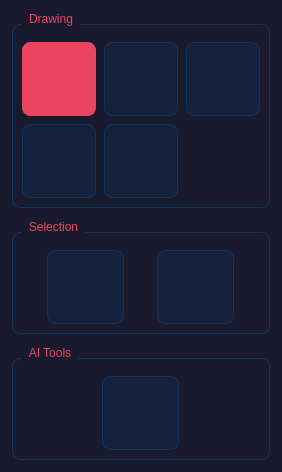
<?xml version="1.0" encoding="UTF-8"?>
<ui version="4.0">
 <class>ToolsDock</class>
 <widget class="QWidget" name="ToolsDock">
  <property name="geometry">
   <rect>
    <x>0</x>
    <y>0</y>
    <width>200</width>
    <height>400</height>
   </rect>
  </property>
  <property name="styleSheet">
   <string notr="true">
QWidget {
    background-color: #1a1a2e;
    color: #e8e8e8;
}
QToolButton {
    background-color: #16213e;
    border: 1px solid #0f3460;
    border-radius: 8px;
    padding: 12px;
    min-width: 48px;
    min-height: 48px;
}
QToolButton:hover {
    background-color: #0f3460;
    border-color: #e94560;
}
QToolButton:checked {
    background-color: #e94560;
    border-color: #e94560;
}
QToolButton:pressed {
    background-color: #c73e54;
}
QLabel {
    color: #888;
    font-size: 11px;
}
QGroupBox {
    border: 1px solid #0f3460;
    border-radius: 8px;
    margin-top: 12px;
    padding-top: 8px;
}
QGroupBox::title {
    subcontrol-origin: margin;
    left: 10px;
    padding: 0 5px;
    color: #e94560;
}
   </string>
  </property>
  <layout class="QVBoxLayout" name="verticalLayout">
   <property name="spacing">
    <number>12</number>
   </property>
   <property name="leftMargin">
    <number>12</number>
   </property>
   <property name="topMargin">
    <number>12</number>
   </property>
   <property name="rightMargin">
    <number>12</number>
   </property>
   <property name="bottomMargin">
    <number>12</number>
   </property>
   <item>
    <widget class="QGroupBox" name="groupDrawing">
     <property name="title">
      <string>Drawing</string>
     </property>
     <layout class="QGridLayout" name="gridLayout">
      <property name="spacing">
       <number>8</number>
      </property>
      <item row="0" column="0">
       <widget class="QToolButton" name="btnBrush">
        <property name="toolTip">
         <string>Brush (B)</string>
        </property>
        <property name="icon">
         <iconset resource="../icons.qrc">
          <normaloff>:/icons/icons/brush.svg</normaloff>:/icons/icons/brush.svg</iconset>
        </property>
        <property name="iconSize">
         <size>
          <width>24</width>
          <height>24</height>
         </size>
        </property>
        <property name="checkable">
         <bool>true</bool>
        </property>
        <property name="checked">
         <bool>true</bool>
        </property>
        <property name="autoExclusive">
         <bool>true</bool>
        </property>
       </widget>
      </item>
      <item row="0" column="1">
       <widget class="QToolButton" name="btnPencil">
        <property name="toolTip">
         <string>Pencil (P)</string>
        </property>
        <property name="icon">
         <iconset resource="../icons.qrc">
          <normaloff>:/icons/icons/pencil.svg</normaloff>:/icons/icons/pencil.svg</iconset>
        </property>
        <property name="iconSize">
         <size>
          <width>24</width>
          <height>24</height>
         </size>
        </property>
        <property name="checkable">
         <bool>true</bool>
        </property>
        <property name="autoExclusive">
         <bool>true</bool>
        </property>
       </widget>
      </item>
      <item row="0" column="2">
       <widget class="QToolButton" name="btnEraser">
        <property name="toolTip">
         <string>Eraser (E)</string>
        </property>
        <property name="icon">
         <iconset resource="../icons.qrc">
          <normaloff>:/icons/icons/eraser.svg</normaloff>:/icons/icons/eraser.svg</iconset>
        </property>
        <property name="iconSize">
         <size>
          <width>24</width>
          <height>24</height>
         </size>
        </property>
        <property name="checkable">
         <bool>true</bool>
        </property>
        <property name="autoExclusive">
         <bool>true</bool>
        </property>
       </widget>
      </item>
      <item row="1" column="0">
       <widget class="QToolButton" name="btnFill">
        <property name="toolTip">
         <string>Fill (G)</string>
        </property>
        <property name="icon">
         <iconset resource="../icons.qrc">
          <normaloff>:/icons/icons/fill.svg</normaloff>:/icons/icons/fill.svg</iconset>
        </property>
        <property name="iconSize">
         <size>
          <width>24</width>
          <height>24</height>
         </size>
        </property>
        <property name="checkable">
         <bool>true</bool>
        </property>
        <property name="autoExclusive">
         <bool>true</bool>
        </property>
       </widget>
      </item>
      <item row="1" column="1">
       <widget class="QToolButton" name="btnEyedropper">
        <property name="toolTip">
         <string>Eyedropper (I)</string>
        </property>
        <property name="icon">
         <iconset resource="../icons.qrc">
          <normaloff>:/icons/icons/eyedropper.svg</normaloff>:/icons/icons/eyedropper.svg</iconset>
        </property>
        <property name="iconSize">
         <size>
          <width>24</width>
          <height>24</height>
         </size>
        </property>
        <property name="checkable">
         <bool>true</bool>
        </property>
        <property name="autoExclusive">
         <bool>true</bool>
        </property>
       </widget>
      </item>
     </layout>
    </widget>
   </item>
   <item>
    <widget class="QGroupBox" name="groupSelection">
     <property name="title">
      <string>Selection</string>
     </property>
     <layout class="QGridLayout" name="gridLayout2">
      <property name="spacing">
       <number>8</number>
      </property>
      <item row="0" column="0">
       <widget class="QToolButton" name="btnSelect">
        <property name="toolTip">
         <string>Select (S)</string>
        </property>
        <property name="icon">
         <iconset resource="../icons.qrc">
          <normaloff>:/icons/icons/select.svg</normaloff>:/icons/icons/select.svg</iconset>
        </property>
        <property name="iconSize">
         <size>
          <width>24</width>
          <height>24</height>
         </size>
        </property>
        <property name="checkable">
         <bool>true</bool>
        </property>
        <property name="autoExclusive">
         <bool>true</bool>
        </property>
       </widget>
      </item>
      <item row="0" column="1">
       <widget class="QToolButton" name="btnMove">
        <property name="toolTip">
         <string>Move (V)</string>
        </property>
        <property name="icon">
         <iconset resource="../icons.qrc">
          <normaloff>:/icons/icons/move.svg</normaloff>:/icons/icons/move.svg</iconset>
        </property>
        <property name="iconSize">
         <size>
          <width>24</width>
          <height>24</height>
         </size>
        </property>
        <property name="checkable">
         <bool>true</bool>
        </property>
        <property name="autoExclusive">
         <bool>true</bool>
        </property>
       </widget>
      </item>
     </layout>
    </widget>
   </item>
   <item>
    <widget class="QGroupBox" name="groupAI">
     <property name="title">
      <string>AI Tools</string>
     </property>
     <layout class="QGridLayout" name="gridLayout3">
      <property name="spacing">
       <number>8</number>
      </property>
      <item row="0" column="0">
       <widget class="QToolButton" name="btnAI">
        <property name="toolTip">
         <string>AI Tool (A)</string>
        </property>
        <property name="icon">
         <iconset resource="../icons.qrc">
          <normaloff>:/icons/icons/ai.svg</normaloff>:/icons/icons/ai.svg</iconset>
        </property>
        <property name="iconSize">
         <size>
          <width>24</width>
          <height>24</height>
         </size>
        </property>
        <property name="checkable">
         <bool>true</bool>
        </property>
        <property name="autoExclusive">
         <bool>true</bool>
        </property>
       </widget>
      </item>
     </layout>
    </widget>
   </item>
   <item>
    <spacer name="verticalSpacer">
     <property name="orientation">
      <enum>Qt::Orientation::Vertical</enum>
     </property>
     <property name="sizeHint" stdset="0">
      <size>
       <width>20</width>
       <height>40</height>
      </size>
     </property>
    </spacer>
   </item>
  </layout>
 </widget>
 <resources>
  <include location="../icons.qrc"/>
 </resources>
 <connections/>
</ui>
